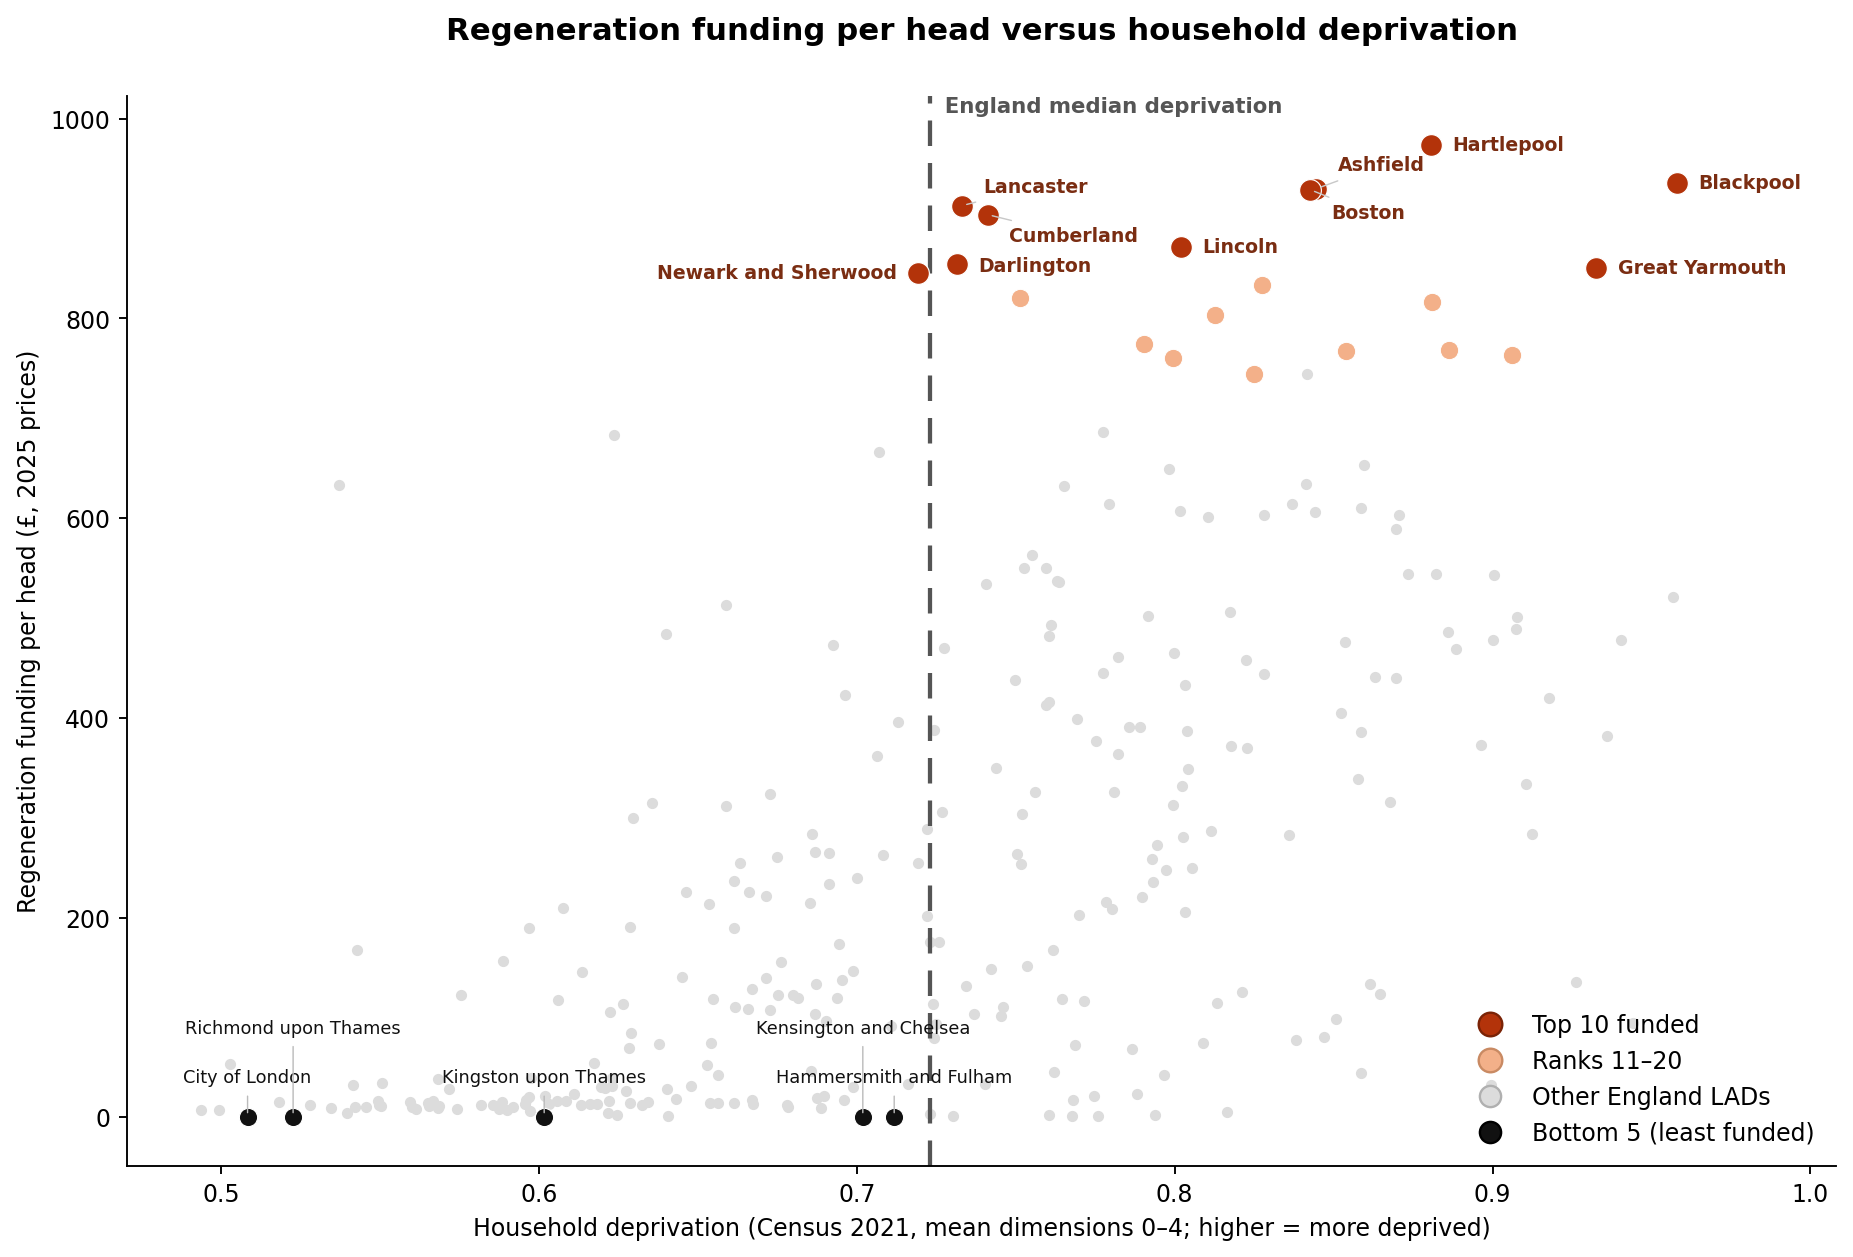

Generate this figure with Python:
"""
Regeneration funding per head vs household deprivation, English local authorities
(2024 boundaries, as in the funding model). Islands/Highlands outliers are excluded
(the spreadsheet's "exc. outliers" column is blank for them, so load_funding drops
them). The top 10 and the next 10 (ranks 11-20) by funding per head are highlighted;
all top 10 are labelled.

x = household deprivation (Census 2021, mean dimensions 0-4; higher = more deprived)
y = regeneration funding per head (2025 prices)
"""
import importlib.util
from pathlib import Path

import numpy as np
import pandas as pd
import matplotlib.pyplot as plt
from matplotlib.lines import Line2D

HERE = Path(__file__).resolve().parent          # regeneration_funding/
MID = HERE / "midlands"                          # loaders + data live here
C_TOP10, C_TOP20, C_REST = "#B3330A", "#F3B089", "#dcdcdc"   # dark -> light -> grey

# per-authority label placement: (dx, dy in points, h-align, draw short leader line)
# Newark sits on the LESS-deprived side, so its label leans left; all others lean right.
LABELS = {
    "Newark and Sherwood": (-9, 0, "right", False),
    "Darlington":          (9, -1, "left", False),
    "Lancaster":           (9, 8, "left", True),
    "Cumberland":          (9, -9, "left", True),
    "Lincoln":             (9, 0, "left", False),
    "Boston":              (9, -10, "left", True),
    "Ashfield":            (9, 10, "left", True),
    "Hartlepool":          (9, 0, "left", False),
    "Great Yarmouth":      (9, 0, "left", False),
    "Blackpool":           (9, 0, "left", False),
}
# bottom-5 (least funded) labels, stacked above the £0 dots
BOTTOM_LABELS = {
    "City of London":         (0, 13, "center"),
    "Richmond upon Thames":   (0, 34, "center"),
    "Kingston upon Thames":   (0, 13, "center"),
    "Hammersmith and Fulham": (0, 13, "center"),
    "Kensington and Chelsea": (0, 34, "center"),
}


def main():
    spec = importlib.util.spec_from_file_location("rm", str(MID / "regeneration_midlands.py"))
    rm = importlib.util.module_from_spec(spec); spec.loader.exec_module(rm)
    f = rm.load_funding()
    dep = rm.load_deprivation()[["lad", "deprivation_mean"]]
    e = (f[f.lad.str.startswith("E")].merge(dep, on="lad", how="left")
         .dropna(subset=["funding_pc", "deprivation_mean"])
         .sort_values("funding_pc", ascending=False).reset_index(drop=True))
    e["fund_rank"] = np.arange(1, len(e) + 1)
    med = e.deprivation_mean.median()
    print("Top 20 by funding per head (England, 2024 LADs, outliers excluded):")
    print(e.head(20)[["fund_rank", "lad_nm", "funding_pc", "deprivation_mean"]]
          .to_string(index=False, formatters={"funding_pc": lambda v: f"£{v:,.0f}",
                                               "deprivation_mean": lambda v: f"{v:.3f}"}))

    top10, top20 = e.head(10), e.iloc[10:20]
    rest = e.iloc[20:]
    fig, ax = plt.subplots(figsize=(11, 7.5))
    ax.scatter(rest.deprivation_mean, rest.funding_pc, s=14, color=C_REST, zorder=1)
    ax.scatter(top20.deprivation_mean, top20.funding_pc, s=60, color=C_TOP20,
               edgecolor="white", linewidth=0.4, zorder=2)
    ax.scatter(top10.deprivation_mean, top10.funding_pc, s=85, color=C_TOP10,
               edgecolor="white", linewidth=0.5, zorder=3)
    bottom5 = e.nsmallest(5, "funding_pc")
    ax.scatter(bottom5.deprivation_mean, bottom5.funding_pc, s=60, color="#111111",
               edgecolor="white", linewidth=0.5, zorder=3)
    ax.axvline(med, color="#555", ls=(0, (6, 4)), lw=1.8, zorder=1.5)
    ax.text(med, ax.get_ylim()[1], "  England median deprivation", va="top", ha="left",
            fontsize=9, color="#555", fontweight="bold")

    # label every top-10 authority, close to its dot (short leader line only if nudged)
    for _, r in top10.iterrows():
        dx, dy, ha, line = LABELS.get(r.lad_nm, (9, 0, "left", False))
        ax.annotate(r.lad_nm, (r.deprivation_mean, r.funding_pc), xytext=(dx, dy),
                    textcoords="offset points", ha=ha, va="center", fontsize=8,
                    color="#7a2d12", fontweight="bold",
                    arrowprops=dict(arrowstyle="-", color="#c8c8c8", lw=0.6) if line else None)
    for _, r in bottom5.iterrows():
        dx, dy, ha = BOTTOM_LABELS.get(r.lad_nm, (0, 13, "center"))
        ax.annotate(r.lad_nm, (r.deprivation_mean, r.funding_pc), xytext=(dx, dy),
                    textcoords="offset points", ha=ha, va="bottom", fontsize=7.5,
                    color="#111111",
                    arrowprops=dict(arrowstyle="-", color="#bbbbbb", lw=0.6))
    ax.set_xlim(right=e.deprivation_mean.max() + 0.05)

    ax.set_xlabel("Household deprivation (Census 2021, mean dimensions 0–4; higher = more deprived)")
    ax.set_ylabel("Regeneration funding per head (£, 2025 prices)")
    ax.set_title("Regeneration funding per head versus household deprivation",
                 fontweight="bold", fontsize=13, pad=24)
    handles = [Line2D([0], [0], marker="o", color="none", markerfacecolor=C_TOP10, markeredgecolor="#7a2306", markersize=10, label="Top 10 funded"),
               Line2D([0], [0], marker="o", color="none", markerfacecolor=C_TOP20, markeredgecolor="#c98a63", markersize=10, label="Ranks 11–20"),
               Line2D([0], [0], marker="o", color="none", markerfacecolor=C_REST, markeredgecolor="#b0b0b0", markersize=9, label="Other England LADs"),
               Line2D([0], [0], marker="o", color="none", markerfacecolor="#111111", markersize=9, label="Bottom 5 (least funded)")]
    ax.legend(handles=handles, frameon=False, loc="lower right")
    ax.spines[["top", "right"]].set_visible(False)
    fig.tight_layout()
    fig.savefig(HERE / "topN_funding_vs_deprivation.png", dpi=170, bbox_inches="tight")
    print("saved -> regeneration_funding/topN_funding_vs_deprivation.png")


if __name__ == "__main__":
    main()
